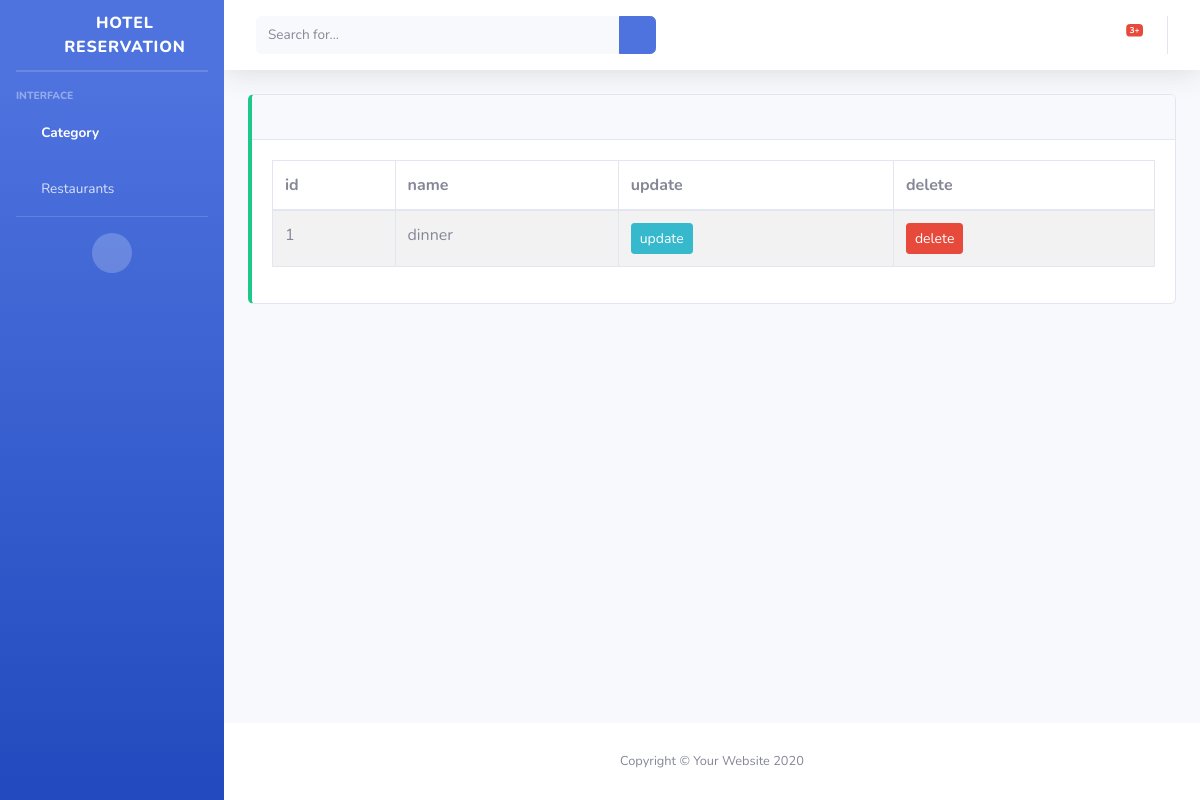
Before: /hotel-diana/category/ with the older database file.
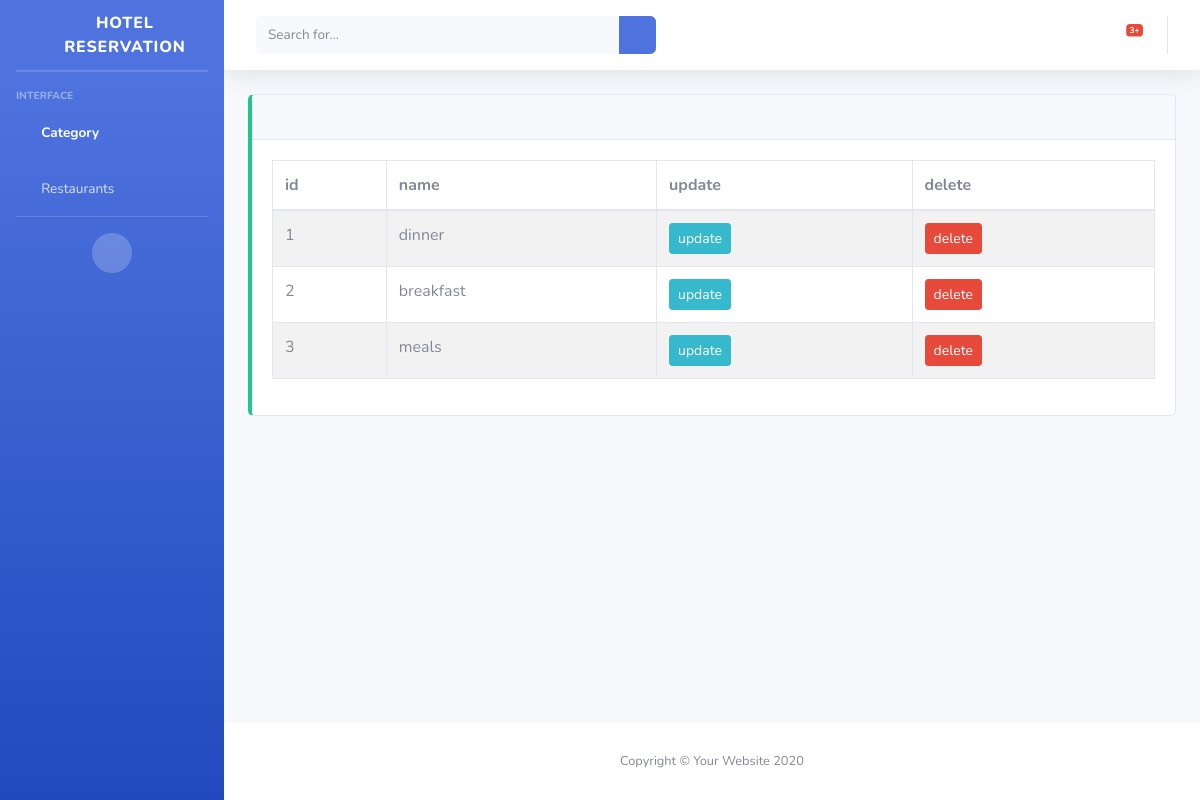
After: the same page with the newer database file.
### restaurant/models.py (models this page shows, shortened)
class Category(models.Model):
    name = models.CharField(max_length=50)
    shop = models.ForeignKey(
        Restaurant, on_delete=models.CASCADE, blank=True, null=True)
    def get_update_url(self):
        return reverse("catupdate", kwargs={'pk': self.pk, 'slug': self.shop.slug})

### restaurant/views.py (the view)
# urls.py: path('<slug:slug>/category/', CategoryListTest.as_view(), name="rester"),
class CategoryListTest(ListView):
    def get(self, *args, **kwargs):
        print(kwargs)
        data = Category.objects.filter(
            shop__slug=kwargs['slug']).select_related('shop')
        context = {
            "data": data
        }
        return render(self.request, "cat/list.html", context)

### restaurant/templates/cat/list.html
{% extends 'base.html' %}
{% block content %}
<div class="table-responsive">
<table class="table table-bordered table-striped table-hover">
    <thead>
        <tr>
            <th>id</th>
            <th>name</th>
            <th>update</th>
            <th>delete</th>
        </tr>
    </thead>
    <tbody>
    {% for i in data %}
        <tr>
            <td>{{forloop.counter}}</td>
            <td>{{i.name}}</td>
            <td><a href="{{i.get_update_url}}" class="btn btn-sm btn-info">update</a></td>
            <td><form method="post" action=""><input type="submit" value="delete" class="btn btn-sm btn-danger"></form></a></td>
        </tr>
        {% endfor %}
    </tbody>
</table>
 </div>
{% endblock content %}

### customer/templates/base.html (shortened to what this page needs)
{% load static %}
<!DOCTYPE html>
<html lang="en">
  <head>
    <link
      href="{% static 'vendor/fontawesome-free/css/all.min.css' %}"
      rel="stylesheet"
      type="text/css"
    />
    <link href="{% static 'css/sb-admin-2.min.css' %}" rel="stylesheet" />
  </head>
  <body id="page-top">
    <div id="wrapper">
      <ul
        class="navbar-nav bg-gradient-primary sidebar sidebar-dark accordion"
        id="accordionSidebar"
      >
        <a
          class="sidebar-brand d-flex align-items-center justify-content-center"
          href="index.html"
        >
          <div class="sidebar-brand-icon rotate-n-15">
            <i class="fas fa-concierge-bell"></i>
          </div>
          <div class="sidebar-brand-text mx-3">Hotel Reservation</div>
        </a>
        <hr class="sidebar-divider my-0" />
        <hr class="sidebar-divider" />
        <div class="sidebar-heading">Interface</div>
        <li class="nav-item active">
          <a class="nav-link" href="{% url 'restcatlist' %}">
            <i class="fas fa-fw fa-sitemap"></i>
            <span>Category</span></a
          >
        </li>
        <li class="nav-item">
          <a class="nav-link" href="{% url 'restaurant' %}">
            <span>Restaurants</span></a
          >
        </li>
        <hr class="sidebar-divider d-none d-md-block" />
        <div class="text-center d-none d-md-inline">
          <button class="rounded-circle border-0" id="sidebarToggle"></button>
        </div>
      </ul>
      <div id="content-wrapper" class="d-flex flex-column">
        <div id="content">
          <nav
            class="navbar navbar-expand navbar-light bg-white topbar mb-4 static-top shadow"
          >
            <form
              class="d-none d-sm-inline-block form-inline mr-auto ml-md-3 my-2 my-md-0 mw-100 navbar-search"
            >
              <div class="input-group">
                <input
                  type="text"
                  class="form-control bg-light border-0 small"
                  placeholder="Search for..."
                  aria-label="Search"
                  aria-describedby="basic-addon2"
                />
                <div class="input-group-append">
                  <button class="btn btn-primary" type="button">
                    <i class="fas fa-search fa-sm"></i>
                  </button>
                </div>
              </div>
            </form>
            <ul class="navbar-nav ml-auto">
              <li class="nav-item dropdown no-arrow mx-1">
                <a
                  class="nav-link dropdown-toggle"
                  href="#"
                  id="alertsDropdown"
                  role="button"
                  data-toggle="dropdown"
                  aria-haspopup="true"
                  aria-expanded="false"
                >
                  <i class="fas fa-bell fa-fw"></i>
                  <span class="badge badge-danger badge-counter">3+</span>
                </a>
              </li>
            </ul>
          </nav>
          <div class="container">
            <div class="row">
              <div class="col-md-12">
                <div class="card border-left-success">
                  <div class="card-header" style="height: 45px">
                  </div>
                  <div class="card-body">
                    {% block content %} {% endblock content %}
                  </div>
                </div>
              </div>
            </div>
          </div>
        </div>
        <footer class="sticky-footer bg-white">
          <div class="container my-auto">
            <div class="copyright text-center my-auto">
              <span>Copyright &copy; Your Website 2020</span>
            </div>
          </div>
        </footer>
      </div>
    </div>
  </body>
</html>

Changed rows visible on the page:
added Category: name "breakfast"
added Category: name "meals"
